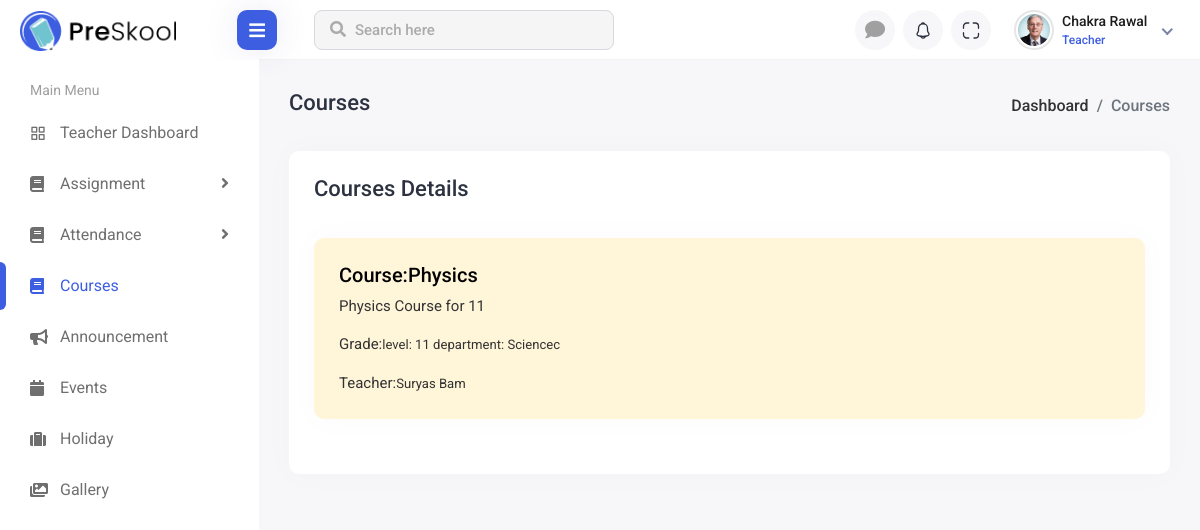
/teacher/courses/ab3cec37-0128-49ba-91da-ab83894b91c7 (signed in), run on the app's committed database.
### accounts/models.py (models this page shows, shortened)
class Teacher(CommonInfo):
    teacher_userName = models.OneToOneField(
        User, on_delete=models.CASCADE, related_name="teacher"
    )
    user_role = models.ForeignKey(
        Role, on_delete=models.CASCADE, related_name="teacher"
    )
    name = models.CharField(max_length=100)
    email = models.EmailField(unique=True)
    phone_no = models.CharField(max_length=15)
    address = models.CharField(max_length=100)
    dob = models.DateField()
    def __str__(self):
        return self.name

class Course(CommonInfo):
    course_name = models.CharField(max_length=100)
    descriptions = models.TextField(max_length=500)
    grade = models.ForeignKey(Grade, on_delete=models.CASCADE, related_name="course")
    teacher = models.ForeignKey(
        Teacher, on_delete=models.CASCADE, related_name="course"
    )
    class Meta:
        unique_together = ("course_name", "grade", "teacher")

class Grade(CommonInfo):
    level = models.CharField(choices=l_choices, max_length=10)
    department = models.ForeignKey(
        Department,
        on_delete=models.CASCADE,
        related_name="grade",
    )
    def __str__(self):
        return f"level: {self.level} department: {self.department.type}"

class Department(CommonInfo):
    type = models.CharField(choices=dp_choices, max_length=100)

### teacher/views.py (the view)
# urls.py: path("courses/<str:c_id>", CourseDetailView.as_view(), name="coursedetail"),
class CourseDetailView(TeacherRequiredMixin, View):
    active_tab = "courses"
    template_name = "teachers/courses/detail.html"
    def get(self, request, c_id):
        try:
            courses = Course.objects.get(id=c_id)
        except:
            courses = None
        context = {"active_tab": self.active_tab, "courses": courses}
        return render(request, self.template_name, context)

### common/base_view.py (called while the page is built)
def user_context(request):
    user_attributes = ["student", "teacher", "parent", "staff"]
    profile = None
    user_type = None
    if request.user.is_authenticated:
        for user in user_attributes:
            if hasattr(request.user, user):
                user_type = user
                profile = getattr(request.user, user)
    return {"user_type": user_type, "profile": profile}

### teacher/mixins.py (called while the page is built)
    def dispatch(self, request, *args, **kwargs):
        if not hasattr(request.user, "teacher"):
            return redirect("login")
        return super().dispatch(request, *args, **kwargs)

### templates/teachers/courses/detail.html (shortened to what this page needs)
{% extends "teachers/sidebar.html" %}
{% load static %}
{% block link %}
<link rel="stylesheet" href="{% static 'plugins/bootstrap/css/bootstrap.min.css' %}">
<link rel="stylesheet" href="{% static 'plugins/feather/feather.css'%}">
<link rel="stylesheet" href="{% static 'plugins/icons/flags/flags.css'%}">
<link rel="stylesheet" href="{% static 'css/bootstrap-datetimepicker.min.css'%}">
<link rel="stylesheet" href="{% static 'plugins/fontawesome/css/fontawesome.min.css'%}">
<link rel="stylesheet" href="{% static 'plugins/fontawesome/css/all.min.css'%}">
<link rel="stylesheet" href="{% static 'plugins/select2/css/select2.min.css'%}">
<link rel="stylesheet" href="{% static 'css/style.css'%}">
{% endblock link %}
{% block content %}
<div class="page-wrapper">
    <div class="content container-fluid">
        <div class="page-header">
            <div class="row align-items-center">
                <div class="col">
                    <h3 class="page-title">Courses</h3>
                    <ul class="breadcrumb">
                        <li class="breadcrumb-item"><a href="index.html">Dashboard</a></li>
                        <li class="breadcrumb-item active">Courses</li>
                    </ul>
                </div>
            </div>
        </div>
        <div class="row">
            <div class="col-sm-12">
                <div class="card card-table">
                    <div class="card-body">
                        <div class="page-header">
                            <div class="row align-items-center">
                                <div class="col">
                                    <h3 class="page-title">Courses Details</h3>
                                </div>
                            </div>
                        </div>
                        <div class="card bg-primary">
                            {% if not courses %}
                            <div class="card-body">
                                <p>Course not Found!!</p>
                            </div>
                            {%else %}
                                <div class="card-body">
                                    <h5 class="card-title">Course:{{courses.course_name}}</h5>
                                    <p class="card-text">{{courses.descriptions}}</p>
                                    <p class="card-text">Grade:<small class="text-body-secondary">{{courses.grade}}c</small></p>
                                    <p class="card-text">Teacher:<small class="text-body-secondary">{{courses.teacher}}</small></p>
                                </div>
                            {% endif %}
                        </div>
                    </div>
                </div>
            </div>
        </div>
    </div>
</div>
{% endblock %}

### templates/base.html (shortened to what this page needs)
{% load static %}
<!DOCTYPE html>
<html lang="en">
<head>
    {% block link %}
    {% endblock link %}
</head>
<body>
    <div class="main-wrapper">
        <div class="header">
            <div class="header-left">
                <a href="{% url 'login' %}" class="logo">
                    <img src="{% static 'media/img/logo.png'%}" alt="Logo">
                </a>
            </div>
            <div class="menu-toggle">
                <a href="javascript:void(0);" id="toggle_btn">
                    <i class="fas fa-bars"></i>
                </a>
            </div>
            <div class="top-nav-search">
                <form>
                    <input type="text" class="form-control" placeholder="Search here">
                    <button class="btn" type="submit"><i class="fas fa-search"></i></button>
                </form>
            </div>
            <ul class="nav user-menu">
                <li class="nav-item chat-icon me-2">
                    <a href="{% url 'chat:chat_box' %}" class="nav-link header-nav-list">
                        <i class="fas fa-comment"></i>
                    </a>
                </li>
                <li class="nav-item dropdown noti-dropdown me-2">
                    <a href="#" class="dropdown-toggle nav-link header-nav-list" data-bs-toggle="dropdown">
                        <img src="{% static 'media/img/icons/header-icon-05.svg'%}" alt="">
                    </a>
                </li>
                <li class="nav-item zoom-screen me-2">
                    <a href="#" class="nav-link header-nav-list win-maximize">
                        <img src="{% static 'media/img/icons/header-icon-04.svg'%}" alt="">
                    </a>
                </li>
                <li class="nav-item dropdown has-arrow new-user-menus">
                    <a href="#" class="dropdown-toggle nav-link" data-bs-toggle="dropdown">
                        <span class="user-img">
                            <img class="rounded-circle" src="{% static 'media/img/user-5.jpg'%}" width="31"
                                alt="{{profile}}">
                            <div class="user-text">
                                <h6>{{profile}}</h6>
                                <p class="text-muted mb-0">{{user_type|title}}</p>
                            </div>
                        </span>
                    </a>
                </li>
            </ul>
        </div>
        {% block sidebar %}
        {% endblock sidebar %}
    </div>
</body>
</html>

### data on the page
Teacher: name "Chakra Rawal"
Course: course_name "Physics", descriptions "Physics Course for 11", grade "level: 11 department: Science", teacher "Suryas Bam"

### other printed values
{{ user_type|title }} "Teacher"
